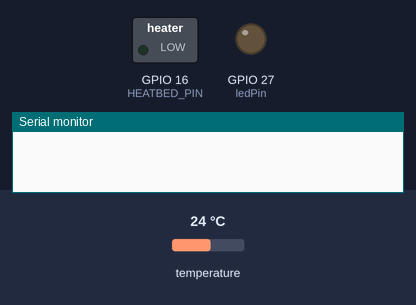
The sketch below on a simulated ESP32. Parts: switched loads named in the sketch (green lamp = pin HIGH), output pins drawn as LEDs (lit = HIGH), the last lines printed to the serial monitor. The inputs (shaded band) are chosen by the test bench; at power-on: temperature 24 °C.

Above: at 0.1 s.
At 2.8 s:
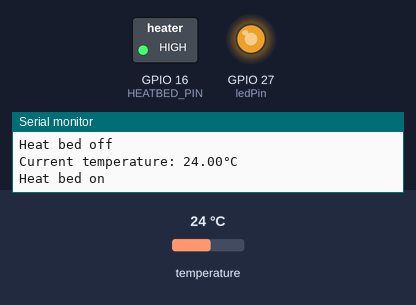
2.9 s: temperature set to 33 °C
6.0 s: temperature set to 41 °C
Timing chart, 0 to 16.2 s (numbered marks = the images above; inputs shaded):
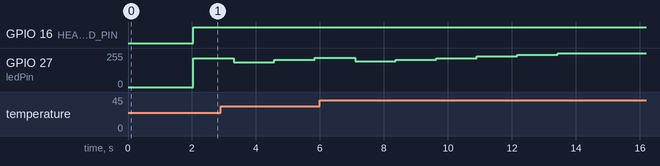

The sketch:

Temperature_Controlled_HeatBed.ino
```cpp
#include <OneWire.h>
#include <DallasTemperature.h>

// GPIO where the DS18B20 is connected to
const int oneWireBus = 14;

// Setup a oneWire instance to communicate with any OneWire devices
OneWire oneWire(oneWireBus);

// Pass our oneWire reference to Dallas Temperature sensor
DallasTemperature sensors(&oneWire);


// Define the pin for the temperature sensor
#define TEMP_SENSOR_PIN A0

// Define the pin for the heat bed
#define HEATBED_PIN 16

// Define the target temperature for the heat bed
#define TARGET_TEMPERATURE 60

// Define the temperature range (in degrees Celsius) for turning the heat bed on and off
#define TEMPERATURE_RANGE 2

// Define the PID constants
#define KP 5.0
#define KI 0.5
#define KD 1.0

// Define the sample time (in milliseconds) for the PID controller
#define SAMPLE_TIME 1000

// Define variables for the PID controller
float setpoint = TARGET_TEMPERATURE;
float input, output;
double error, last_error = 0;
double ITerm, last_input = 0;
unsigned long last_time;

// setting PWM properties
const int freq = 5000;
const int ledChannel = 0;
const int resolution = 8;
const int ledPin = 27;  // 16 corresponds to GPIO16


void setup() {

    // configure LED PWM functionalitites
  ledcSetup(ledChannel, freq, resolution);

  // attach the channel to the GPIO to be controlled
  ledcAttachPin(ledPin, ledChannel);
  // Start serial communication
  Serial.begin(9600);

  // Set the pin mode for the heat bed
  pinMode(HEATBED_PIN, OUTPUT);
   sensors.begin();
  // Set the initial time for the PID controller
  last_time = millis();
}

void loop() {
  // Read the analog value from the temperature sensor and convert it to degrees Celsius
  // int sensorValue = analogRead(TEMP_SENSOR_PIN);
  // input = (sensorValue * 5.0 / 1023.0 - 0.5) * 100.0;

  // Print the current temperature to the serial monitor
  sensors.requestTemperatures();\
  float input = sensors.getTempCByIndex(0);
  Serial.print("Current temperature: ");
  Serial.print(input);
  Serial.println("°C");

  // Calculate the error and update the PID controller
  unsigned long now = millis();
  double time_change = (double)(now - last_time);
  if (time_change >= SAMPLE_TIME) {
    error = setpoint - input;
    ITerm += (KI * error * time_change) / 1000.0;
    if (ITerm > 255) ITerm = 255;
    else if (ITerm < 0) ITerm = 0;
    double dInput = (input - last_input) / time_change;
    output = KP * error + ITerm - KD * dInput;
    if (output > 255) output = 255;
    else if (output < 0) output = 0;
    last_input = input;
    last_error = error;
    last_time = now;
  }

  // Turn the heat bed on or off based on the PID output
  if (output < 1) {
    digitalWrite(HEATBED_PIN, LOW);
    Serial.println("Heat bed off");
  } else {
    digitalWrite(HEATBED_PIN, HIGH);
    Serial.println("Heat bed on");
  }
  // analog write for arduino boards
  // analogWrite(HEATBED_PIN, output);
ledcWrite(ledChannel, output);
  // Wait for a moment before checking the temperature again
  delay(500);
}
```
